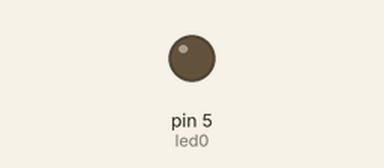
This sketch was run on a simulated Arduino Uno, built with avr-gcc and run on an emulated ATmega328P. Parts: output pins drawn as LEDs (lit = HIGH).

Above: at 0.1 s.
At 29.6 s:
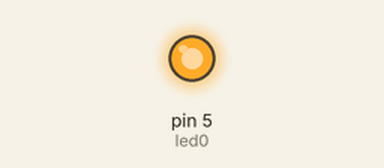
Timing chart, 0 to 31.1 s (numbered marks = the images above):
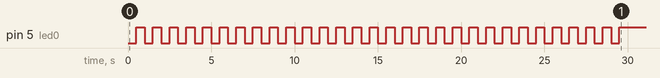

The sketch:

EXERCICI_7.1.ino
```cpp
/**********************************************************************************
**                                                                               **
**                                                                               **
**                                    30 LEDS                                    **
**                                                                               **
**                                                                               **
**********************************************************************************/

//********** Includes *************************************************************

//********** Variables ************************************************************

const int led0=5;            // donar nom al pin 5 de l’Arduino
unsigned long TEMPS = 500;   // es queden leds 500ms encesos
int comptar = 30;

void setup()
{
  pinMode(led0, OUTPUT);     // definir el pin 5 com una sortida
  for (int i=1; i <= comptar; i++)
{
  digitalWrite(led0, LOW);  // posar a 5V el pin 5
  delay(TEMPS);             // es queden leds 500ms encesos
  digitalWrite(led0, HIGH); // posar a 5V el pin 5
  delay(TEMPS);             // es queden leds 500ms encesos
}

}
void loop()
{

}
//********** FUNCIONS *************************************************************
```
